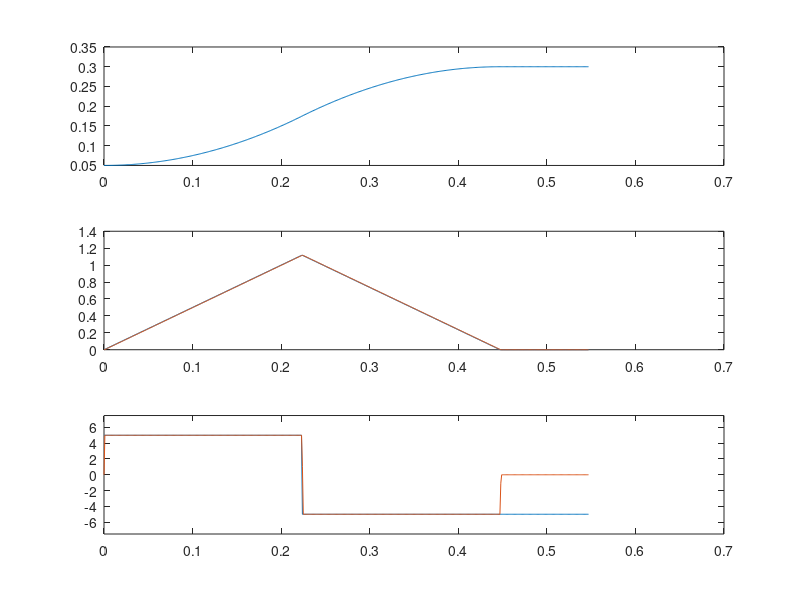

Here is the MATLAB script that generated this plot:
% checking the math for the trapezoidal trajectory

amax = 5;
vmax = 2;
p0 = 0.05;
p3 = .3;
v0 = 0;
v3 = 0;
t3d = 0;%t3+.001;

v0 = min(max(v0,-vmax),vmax);
v3 = min(max(v3,-vmax),vmax);
dp = p3-p0;
dv = v3-v0;

%roots([amax 2*v0 -dp-v0*dv/amax-dv^2/2/amax])
%roots([-amax 2*v0 -dp+v0*dv/amax+dv^2/2/amax])

c = struct;
c.v0 = v0;
c.p0 = p0;
t3sol = inf;
for a = [-amax,amax]
    s = 4*v0^2 + 4*(dp*a+(v0+v3)*dv/2)
    if (s > 0)
        for q = [-1,1]        
            t1 = (-2*v0 + q*sqrt(s))/2/a;
            if (t1 >= 0)
                t3 = 2*t1-dv/a;
                if (t3 >= 0 && t3 >= t1)
                    if (t3 < t3sol)
                        t3sol = t3;
                        c.t1 = t1;
                        c.t3 = t3;
                        c.a1 = a;
                        c.a2 = -a;
                    end
                end
            end
        end
    end
end

if (abs(c.v0+c.a1*c.t1) < vmax)
    % pyramid velocity
    c.t2 = c.t1;
else
    % trapezoidal velocity
    q = sign(c.v0+c.a1*c.t1);
    vsat = q*vmax;
    tp = c.t1;
    c.t1 = (vsat - v0)/c.a1; 
    % the distance traveled in the original trajectory when v was overspeed
    xtrap = 2*(tp-c.t1)*(vsat+.5*c.a1*(tp-c.t1));
    c.t2 = c.t1 + xtrap/vsat;
    c.t3 = c.t3-2*tp+c.t1+c.t2;
end

c

% recompute for time, keeping a at amax, but now can have
% various combinations of amax
% I think it's guaranteed to be trapezoid given that
% could also consider the minimum acceleration pyramid
% or other combinations
if (c.t3 <= t3d)
    t3 = t3d;
    c.t3 = t3;
    for a1 = [-amax,amax]
        for a2 = [-amax,amax]
            a = .5*a1*(-1 + a1/a2);
            b = a1*(t3 - dv/a2);
            cc = v0*t3 + .5*dv^2/a2 - dp;
            sol = quadratic_positive(a,b,cc);
            for t1 = sol'
                if (t1 > 0)
                    t2 = -(dv-a1*t1)/a2+t3;
                    if (t2 >= t1+eps(t1) && t2 <= t3)
                        disp('sol')
                        c.t1 = t1;
                        c.t2 = t2;
                        c.a1 = a1;
                        c.a2 = a2;
                    end
                end
            end
        end
    end
end

c

time = (0:.001:c.t3+.1)';
x = zeros(size(time));
v = zeros(size(time));
a = zeros(size(time));

for i = 1:length(time)
    t = time(i);
    if (t > c.t3)
        t = c.t3;
    end
    if (t < c.t1)
        x(i) = c.p0 + c.v0*t + .5*c.a1*t*t;
        v(i) = c.v0 + c.a1*t;
        a(i) = c.a1;
    elseif (t < c.t2) 
        x(i) = c.p0 + c.v0*c.t1 + .5*c.a1*c.t1*c.t1 + (c.v0 + c.a1*c.t1)*(t-c.t1);
        v(i) = (c.v0+c.a1*c.t1);
        a(i) = 0;
    else
        x(i) = c.p0 + c.v0*c.t1 + .5*c.a1*c.t1*c.t1 + (c.v0 + c.a1*c.t1)*(t-c.t1) + .5*c.a2*(t-c.t2)*(t-c.t2);
        v(i) = (c.v0+c.a1*c.t1) + c.a2*(t-c.t2);
        a(i) = c.a2;
    end
end
v2 = [0;diff(x)./diff(time)];
a2 = [0;diff(v)./diff(time)];

figure(1); clf;
subplot(3,1,1);
plot(time,x);
subplot(3,1,2);
plot(time,[v,v2]);
subplot(3,1,3);
plot(time,[a,a2]);
ylim(1.5*[-abs(c.a1) abs(c.a1)]);
